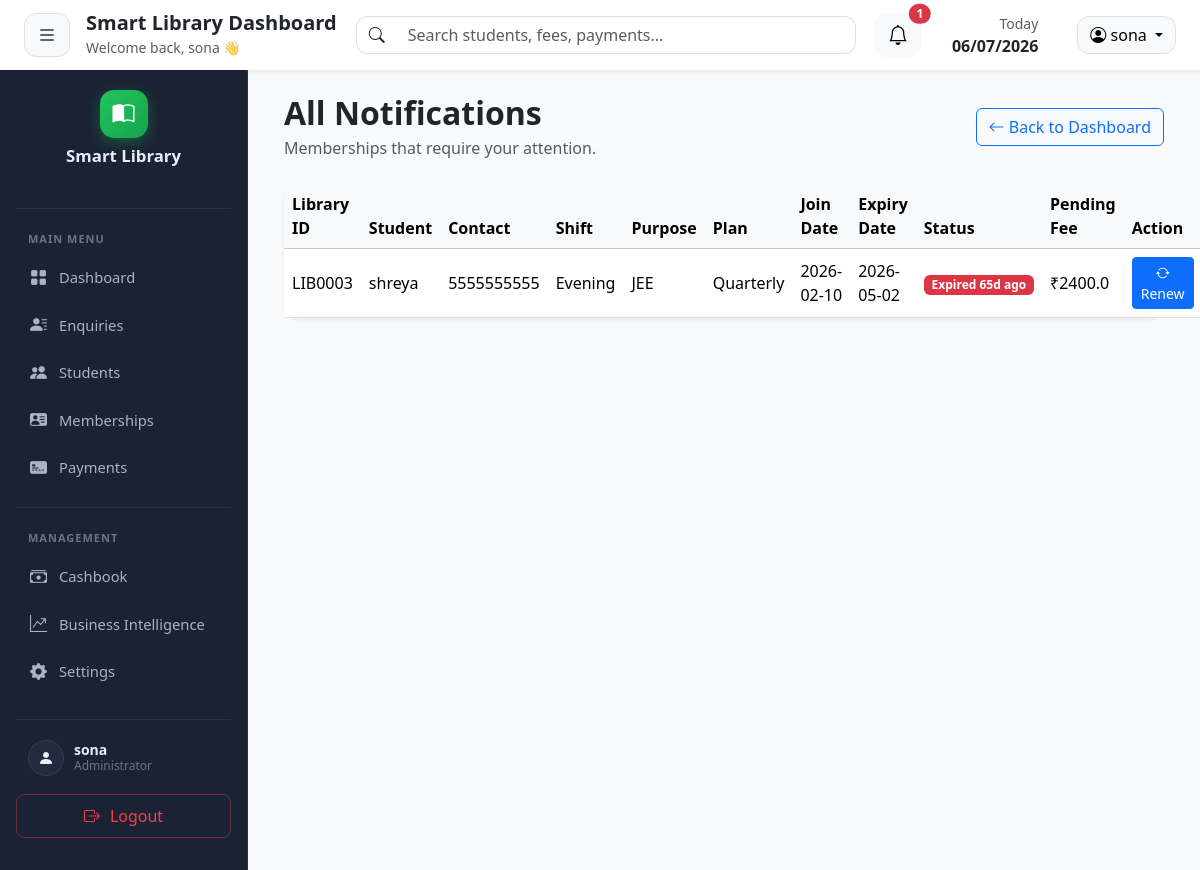
Before: /notifications/ (signed in) with the older database file.
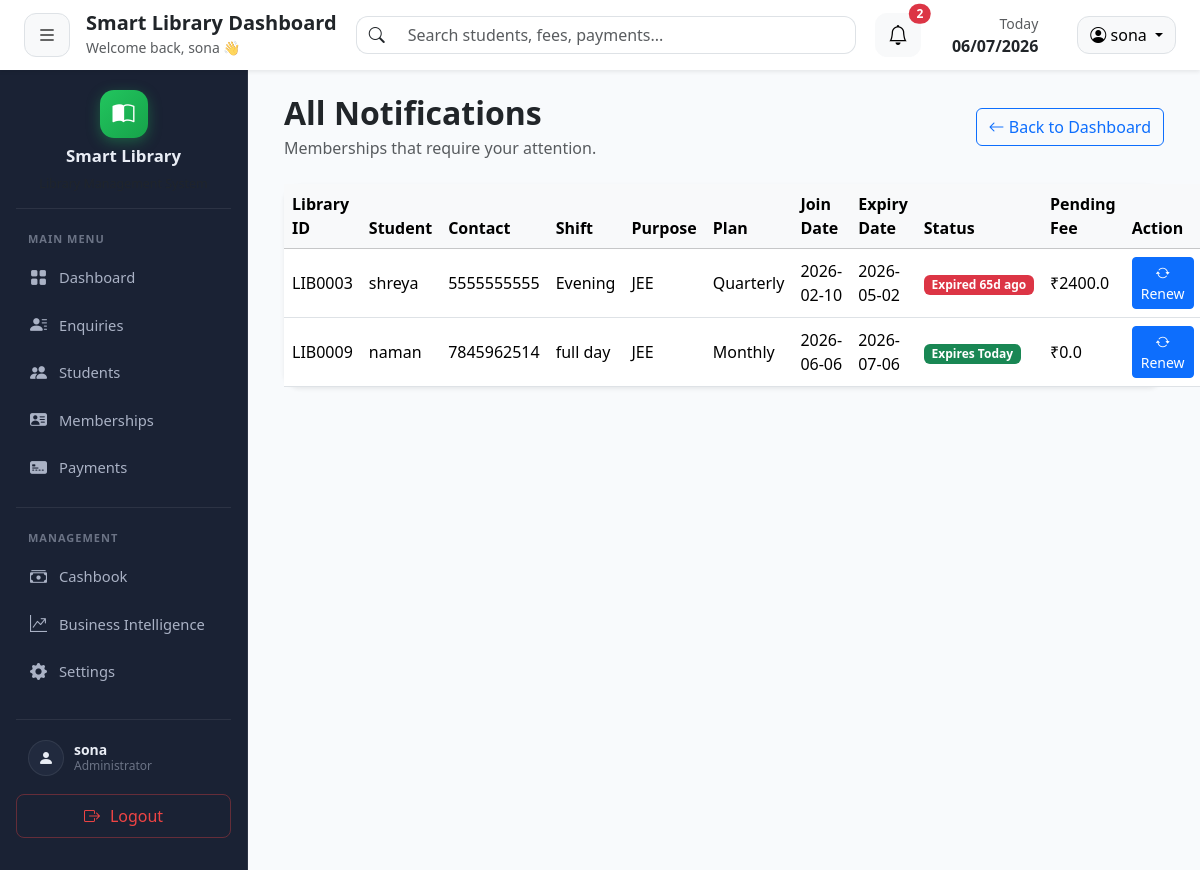
After: the same page with the newer database file.
### tables this page shows
CREATE TABLE memberships (
    membership_id INTEGER PRIMARY KEY AUTOINCREMENT,
    student_id INTEGER NOT NULL,
    plan_name TEXT NOT NULL,
    joining_date DATE NOT NULL,
    duration_days INTEGER ,
    end_date DATE NOT NULL,
    total_fee REAL NOT NULL,
    paid_amount REAL DEFAULT 0,
    pending_amount REAL DEFAULT 0,
    remarks TEXT,
    membership_status TEXT DEFAULT 'Active',

    created_at TIMESTAMP DEFAULT CURRENT_TIMESTAMP,

    FOREIGN KEY(student_id)
    REFERENCES students(student_id)
);

CREATE TABLE "students" (
                student_id  INTEGER PRIMARY KEY AUTOINCREMENT,
                admin_id    INTEGER NOT NULL DEFAULT 1,
                enquiry_id  INTEGER,
                full_name   TEXT NOT NULL,
                mobile      TEXT NOT NULL,
                address     TEXT,
                id_proof    TEXT,
                purpose     TEXT,
                shift       TEXT,
                join_date   DATE,
                status      TEXT DEFAULT 'Active',
                created_at  TIMESTAMP DEFAULT CURRENT_TIMESTAMP,
                UNIQUE(mobile, admin_id)
            );

### routes/notification.py (the view)
@notification_bp.route("/")
@notification_bp.route("/<filter_type>")
def index(filter_type=None):
    if "admin_id" not in session:
        return redirect("/")
    admin_id = session["admin_id"]
    summary = get_notification_summary(admin_id)
    if filter_type in CATEGORY_META:
        notifications = summary["buckets"][filter_type]
        page_title = CATEGORY_META[filter_type]["page_title"]
    else:
        notifications = (
            summary["buckets"]["expired"]
            + summary["buckets"]["today"]
            + summary["buckets"]["tomorrow"]
            + summary["buckets"]["three_days"]
        )
        page_title = "All Notifications"
    return render_template(
        "notification/index.html",
        notifications=notifications,
        page_title=page_title,
        filter_type=filter_type
    )

### database/db.py (called while the page is built)
def get_connection():
    connection = sqlite3.connect(DATABASE_PATH)
    connection.row_factory = sqlite3.Row
    return connection

### templates/notification/index.html (shortened to what this page needs)
{% extends "layouts/base.html" %}
{% block content %}
<div class="container-fluid fade-up">
    <div class="d-flex justify-content-between align-items-center mb-4">
        <div>
            <h2 class="fw-bold mb-1">
                {{ page_title }}
            </h2>
            <p class="text-muted mb-0">
                Memberships that require your attention.
            </p>
        </div>
        <a
            href="{{ url_for('dashboard.dashboard') }}"
            class="btn btn-outline-primary">
            <i class="bi bi-arrow-left"></i>
            Back to Dashboard
        </a>
    </div>
    <div class="card border-0 shadow-sm rounded-4">
        <div class="card-body p-0">
            <table class="table table-hover align-middle mb-0">
                <thead class="table-light">
                    <tr>
                        <th>Library ID</th>
                        <th>Student</th>
                        <th>Contact</th>
                        <th>Shift</th>
                        <th>Purpose</th>
                        <th>Plan</th>
                        <th>Join Date</th>
                        <th>Expiry Date</th>
                        <th>Status</th>
                        <th>Pending Fee</th>
                        <th>Action</th>
                    </tr>
                </thead>
                <tbody>
                {% if notifications %}
                    {% for student in notifications %}
                    <tr>
                        <td>
                            LIB{{ "%04d"|format(student.student_id) }}
                        </td>
                        <td>
                            {{ student.full_name }}
                        </td>
                        <td>
                            {{ student.mobile }}
                        </td>
                        <td>
                            {{ student.shift or "-" }}
                        </td>
                        <td>
                            {{ student.purpose or "-" }}
                        </td>
                        <td>
                            {{ student.plan_name }}
                        </td>
                        <td>
                            {{ student.join_date or "-" }}
                        </td>
                        <td>
                            {{ student.end_date }}
                        </td>
                        <td>
                            {% if student.days_left == 0 %}
                                <span class="badge bg-success">Expires Today</span>
                            {% elif student.days_left == 1 %}
                                <span class="badge bg-warning text-dark">Expires Tomorrow</span>
                            {% elif student.days_left < 0 %}
                                <span class="badge bg-danger">
                                    Expired {{ -student.days_left }}d ago
                                </span>
                            {% else %}
                                <span class="badge bg-orange">
                                    {{ student.days_left }} Days Left
                                </span>
                            {% endif %}
                        </td>
                        <td>
                            ₹{{ student.pending_amount }}
                        </td>
                        <td>
                            <a
                                href="{{ url_for('membership.renew', student_id=student.student_id) }}"
                                class="btn btn-sm btn-primary">
                                <i class="bi bi-arrow-repeat"></i>
                                Renew
                            </a>
                        </td>
                    </tr>
                    {% endfor %}
                {% endif %}
                </tbody>
            </table>
        </div>
    </div>
</div>
{% endblock %}

Changed rows visible on the page:
added memberships: full_name "naman", mobile "7845962514", shift "full day", purpose "JEE", plan_name "Monthly", join_date "2026-06-06", end_date "2026-07-06", shows "Expires Today", pending_amount "0.0"
added students: student_id "0009"
Other visible differences:
{{ counts.total }}: "1" → "2"
